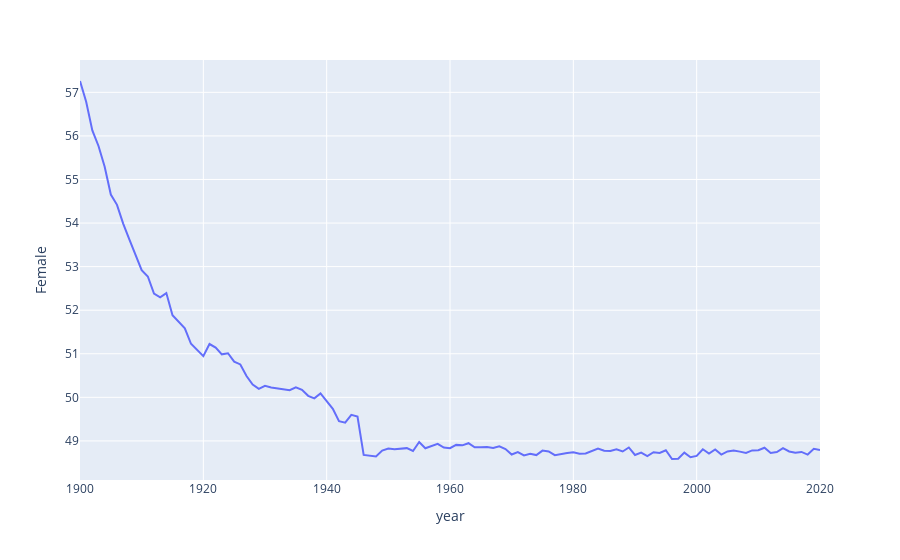

The cell this chart's notebook holds for it:
### Markdown cell above
**QUESTION:** Plot the proportion of female births as a function of year. Don't forget: title, axes labels, ticks, scales, etc.

Because of what we did before, the `plot` method of a `DataFrame` with be rendered using `plotly`, so you can use this. But you can use also `seaborn` or any other available plotting library that you want.

__Hint:__ Mind the missing values in the `year` column

### Code cell
# your code here

gb1.unstack(1)['%'].reset_index().plot('year','Female')
